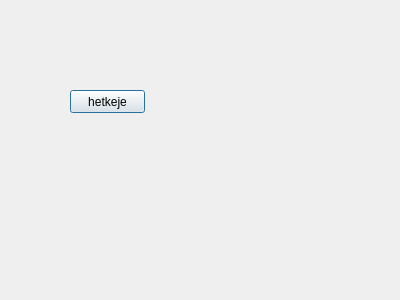
<?xml version="1.0" encoding="UTF-8"?>
<ui version="4.0">
 <class>Hotheys</class>
 <widget class="QDialog" name="Hotheys">
  <property name="geometry">
   <rect>
    <x>0</x>
    <y>0</y>
    <width>400</width>
    <height>300</height>
   </rect>
  </property>
  <property name="windowTitle">
   <string>Dialog</string>
  </property>
  <widget class="QPushButton" name="pushButton">
   <property name="geometry">
    <rect>
     <x>70</x>
     <y>90</y>
     <width>75</width>
     <height>23</height>
    </rect>
   </property>
   <property name="text">
    <string>hetkeje</string>
   </property>
  </widget>
 </widget>
 <resources/>
 <connections/>
</ui>
